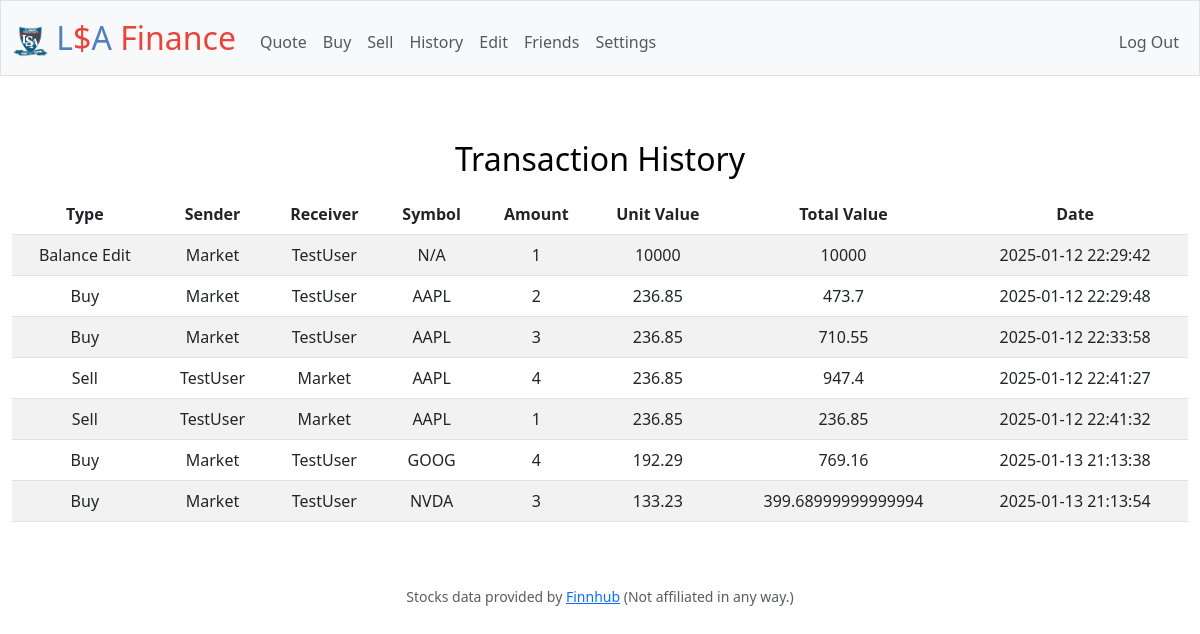
The app's page /history (signed in) with its own data.
### tables this page shows
CREATE TABLE history (
        id INTEGER PRIMARY KEY AUTOINCREMENT,
        type TEXT,
        sender_id INTEGER NOT NULL,
        receiver_id INTEGER NOT NULL,
        symbol TEXT NOT NULL,
        amount NUMERIC NOT NULL,
        unit_value NUMERIC NOT NULL,
        total_value NUMERIC NOT NULL,
        date_time TIMESTAMP DEFAULT CURRENT_TIMESTAMP,
        FOREIGN KEY (sender_id) REFERENCES users(id)
        FOREIGN KEY (receiver_id) REFERENCES users(id)
    );

CREATE TABLE users (
        id INTEGER PRIMARY KEY AUTOINCREMENT,
        first_name TEXT NOT NULL,
        last_name TEXT NOT NULL,
        username TEXT NOT NULL UNIQUE,
        hashed_password TEXT NOT NULL UNIQUE
    );

### app.py (the view)
@app.route("/history")
@login_required
@using_database
def history(connected):
    db = connected.cursor()
    history = db.execute("SELECT type, sender_id, receiver_id, symbol, amount, unit_value, total_value, date_time FROM history WHERE sender_id = ? OR receiver_id = ?", (session["user_id"], session["user_id"])).fetchall()
    for i, event in enumerate(history):
        event = list(event)
        sender_username = db.execute("SELECT username FROM users WHERE id = ?", [event[1]]).fetchone()
        receiver_username = db.execute("SELECT username FROM users WHERE id = ?", [event[2]]).fetchone()
        event[1] = sender_username[0]
        event[2] = receiver_username[0]
        history[i] = event  # Assign the modified list back to the history list
    return render_template("history.html", history=history)

### helpers.py (called while the page is built)
def login_required(f):
    @wraps(f)
    def decorated_function(*args, **kwargs):
        if "user_id" not in session or session["user_id"] is None:
            return redirect("/login")
        return f(*args, **kwargs)
    return decorated_function

def using_database(function):
    @wraps(function)
    def decorated_function(*args, **kwargs):
        def get_db():
            if 'db' not in g:
                g.db = sqlite3.connect('database.db')
            return g.db
        def close_db(e=None):
            db = g.pop('db', None)
            if db is not None:
                db.close()
        db = get_db()
        try:
            return function(db, *args, **kwargs)
        finally:
            close_db()
    return decorated_function

### templates/history.html (shortened to what this page needs)
{% extends "layout.html" %}
{% block main %}
    <p><h2>Transaction History</h2></p>
    <table class="table table-striped">
        <thead>
            <tr>
                <th scope="col">Type</th>
                <th scope="col">Sender</th>
                <th scope="col">Receiver</th>
                <th scope="col">Symbol</th>
                <th scope="col">Amount</th>
                <th scope="col">Unit Value</th>
                <th scope="col">Total Value</th>
                <th scope="col">Date</th>
            </tr>
        </thead>
        <tbody>
            {% for event in history %}
                <tr>
                    {% for element in event %}
                    <td>{{ element }}</td>
                    {% endfor %}
                </tr>
            {% endfor %}
        </tbody>
    </table>
{% endblock %}

### templates/layout.html (shortened to what this page needs)
<!DOCTYPE html>
<html lang="en">
    <head>
        <link rel="stylesheet" href="https://cdnjs.cloudflare.com/ajax/libs/font-awesome/6.0.0-beta3/css/all.min.css">
        <link href="https://cdn.jsdelivr.net/npm/bootstrap@5.3.0-alpha1/dist/css/bootstrap.min.css" rel="stylesheet">
        <link href="/static/styles.css" rel="stylesheet">
    </head>
    <body class="{{ 'dark-mode' if dark_mode else 'light-mode' }}">
        <nav class="{{ 'bg-dark navbar-dark' if dark_mode else 'bg-light navbar-light' }} border navbar navbar-expand-md">
            <div class="container-fluid">
                <a class="navbar-brand" href="/home"><img src="../static/lsa_logo.png" alt="LSA_Logo" width="35" height="35"> <span class="blue">L</span><span class="red">$</span><span class="blue">A</span> <span class="red">Finance</span></a>
                <div class="collapse navbar-collapse" id="navbar">
                    {% if session["user_id"] %}
                        <ul class="navbar-nav me-auto mt-2">
                            <li class="nav-item"><a class="nav-link" href="/quote">Quote</a></li>
                            <li class="nav-item"><a class="nav-link" href="/buy">Buy</a></li>
                            <li class="nav-item"><a class="nav-link" href="/sell">Sell</a></li>
                            <li class="nav-item"><a class="nav-link" href="/history">History</a></li>
                            <li class="nav-item"><a class="nav-link" href="/edit">Edit</a></li>
                            <li class="nav-item"><a class="nav-link" href="/friends">Friends</a></li>
                            <li class="nav-item"><a class="nav-link" href="/settings">Settings</a></li>
                        </ul>
                        <ul class="navbar-nav ms-auto mt-2">
                            <li class="nav-item"><a class="nav-link" href="/logout">Log Out</a></li>
                        </ul>
                    {% else %}
                        <ul class="navbar-nav ms-auto mt-2">
                            <li class="nav-item"><a class="nav-link" href="/register">Register</a></li>
                            <li class="nav-item"><a class="nav-link" href="/login">Log In</a></li>
                        </ul>
                    {% endif %}
                </div>
            </div>
        </nav>
        <main class="container-fluid py-5 text-center">
            {% block main %}{% endblock %}
        </main>
        <footer class="mb-5 small text-center text-muted">
            Stocks data provided by <a href="https://https://finnhub.io">Finnhub</a> (Not affiliated in any way.)
        </footer>
    </body>
</html>

### static/styles.css (style rules this page uses)
nav .navbar-brand { font-size: xx-large; }
nav .navbar-brand .blue { color: #537fbe; }
nav .navbar-brand .red { color: #ea433b; }
body.light-mode { background-color: white; color: black; }

### records on screen
history: type "Balance Edit", symbol "N/A", unit_value "10000", total_value "10000", date_time "2025-01-12 22:29:42"
users: username "Market"
users: username "TestUser"
history: type "Buy", symbol "AAPL", unit_value "236.85", total_value "473.7", date_time "2025-01-12 22:29:48"
history: type "Buy", symbol "AAPL", unit_value "236.85", total_value "710.55", date_time "2025-01-12 22:33:58"
history: type "Sell", symbol "AAPL", unit_value "236.85", total_value "947.4", date_time "2025-01-12 22:41:27"
history: type "Sell", symbol "AAPL", unit_value "236.85", total_value "236.85", date_time "2025-01-12 22:41:32"
history: type "Buy", symbol "GOOG", unit_value "192.29", total_value "769.16", date_time "2025-01-13 21:13:38"
history: type "Buy", symbol "NVDA", unit_value "133.23", total_value "399.68999999999994", date_time "2025-01-13 21:13:54"

### other values on screen
{{ element }} "1" "2" "3" "4" "1" "4" "3"
